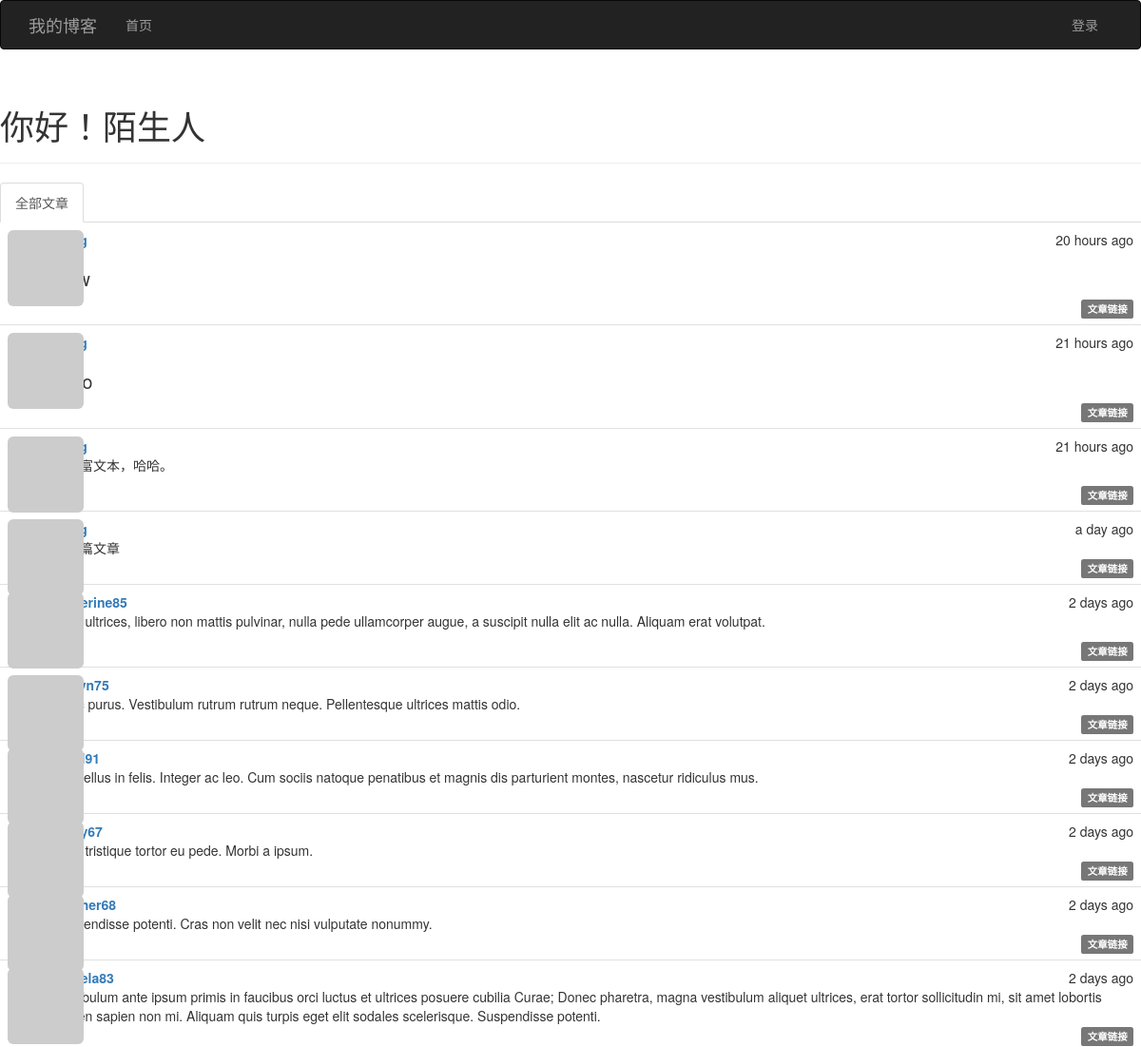
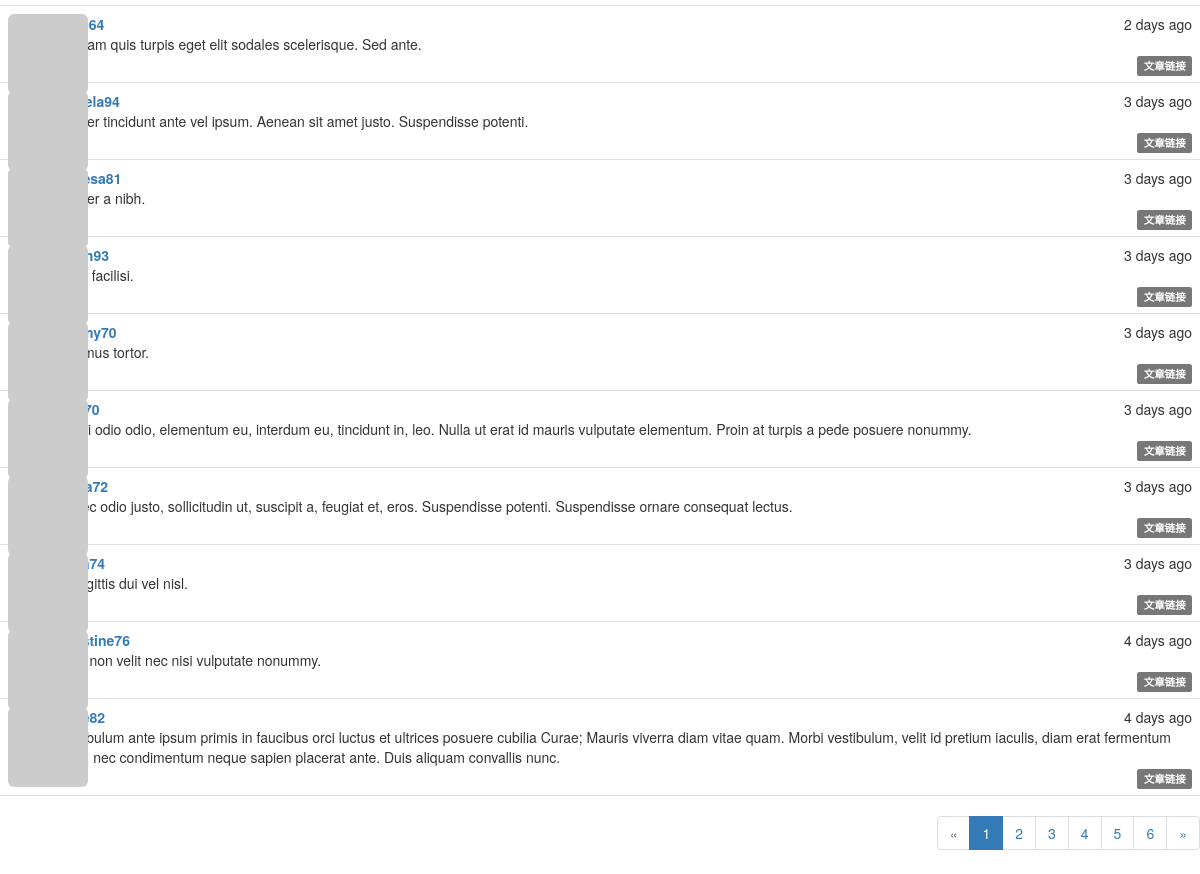
The page / on the database its author committed (2 pictures, top to bottom).
### app/models.py (models this page shows, shortened)
class Post(db.Model):
    __tablename__ = 'posts'
    id = db.Column(db.Integer, primary_key=True)
    body = db.Column(db.Text)
    body_html = db.Column(db.Text)
    timestamp = db.Column(db.DateTime, index=True, default=datetime.utcnow)
    author_id = db.Column(db.Integer, db.ForeignKey('users.id'))

class User(UserMixin,db.Model):
    __tablename__='users'
    id = db.Column(db.Integer, primary_key=True)
    email = db.Column(db.String(64), unique=True, index=True)
    username = db.Column(db.String(64), unique=True, index=True)
    password_hash = db.Column(db.String(128))
    confirmed = db.Column(db.Boolean, default=False)
    role_id = db.Column(db.Integer, db.ForeignKey('roles.id'))
    name = db.Column(db.String(64))
    location = db.Column(db.String(64))
    about_me = db.Column(db.Text())
    member_since = db.Column(db.DateTime(), default=datetime.utcnow)
    last_seen = db.Column(db.DateTime(), default=datetime.utcnow)
    avatar_hash = db.Column(db.String(32))
    posts = db.relationship('Post', backref='author', lazy='dynamic')
    followed = db.relationship('Follow',
                               foreign_keys=[Follow.follower_id],
                               backref=db.backref('follower', lazy='joined'),
                               lazy='dynamic',
                               cascade='all, delete-orphan')
    followers = db.relationship('Follow',
                               foreign_keys=[Follow.followed_id],
                               backref=db.backref('followed', lazy='joined'),
                                lazy='dynamic',
                               cascade='all, delete-orphan')
    @property
    def password(self):
        raise AttributeError('password is not a readable attribute')
    def gravatar(self, size=100, default='identicon', rating='g'):
        if request.is_secure:
            url = 'http://secure.gravatar.com/avatar'
        else:
            url = 'http://www.gravatar.com/avatar'
        hash = self.avatar_hash or hashlib.md5(
            self.email.encode('utf-8')).hexdigest()
        return '{url}/{hash}?s={size}&d={default}&r={rating}'.format(
            url=url, hash=hash, size=size, default=default, rating=rating)

### app/main/views.py (the view)
@main.route('/', methods=['GET', 'POST'])
def index():
    form = PostForm()
    if current_user.can(Permission.WRITE_ARTICLES) and form.validate_on_submit():
        post = Post(body=form.body.data,
                    author=current_user._get_current_object())
        db.session.add(post)
        return redirect(url_for('.index'))
    page = request.args.get('page', 1, type=int)
    show_followed = False
    if current_user.is_authenticated:
        show_followed = bool(request.cookies.get('show_followed', ''))
    if show_followed:
        query = current_user.followed_posts
    else:
        query = Post.query
    pagination = query.order_by(Post.timestamp.desc()).paginate(
        page, per_page=current_app.config['MYBLOG_POSTS_PER_PAGE'],
        error_out=False)
    posts = pagination.items
    return render_template('index.html', form=form, posts=posts,
                           show_followed=show_followed, pagination=pagination)

### app/auth/views.py (called while the page is built)
@auth.before_app_request
def before_request():
    if current_user.is_authenticated:
        current_user.ping()
        if not current_user.confirmed \
            and request.endpoint \
            and request.endpoint[:5] != 'auth.' \
            and request.endpoint != 'static':
            return redirect(url_for('auth.unconfirmed'))

### app/main/__init__.py (called while the page is built)
@main.app_context_processor
def inject_permissions():
    return dict(Permission=Permission)

### app/models.py (called while the page is built)
    def can(self, permissions):
        return False

    def is_administrator(self):
        return False

### app/templates/index.html (shortened to what this page needs)
{% extends "base.html" %}
{% import "bootstrap/wtf.html" as wtf %}
{% import "_macros.html" as macros %}
{% block page_content %}
<div class="page-header">
    <h1>你好！{% if current_user.is_authenticated %}{{ current_user.username }}{% else %}陌生人{% endif %}</h1>
</div>
<div class="post-tabs">
    <ul class="nav nav-tabs">
        <li {% if not show_followed %} class="active" {% endif %}><a href="{{ url_for('.show_all') }}">全部文章</a> </li>
    </ul>
    {% include '_posts.html' %}
</div>
{% if pagination %}
<div class="pagination">
    {{ macros.pagination_widget(pagination, '.index') }}
</div>
{% endif %}
{% endblock %}

### app/templates/_posts.html (shortened to what this page needs)
<ul class="posts">
    {% for post in posts %}
    <li class="post">
        <div class="profile-thumbnail">
            <a href="{{ url_for('.user', username=post.author.username) }}">
                <img class="img-rounded profile-thumbnail" src="{{ post.author.gravatar(size=40) }}">
            </a>
        </div>
        <div class="post-content">
            <div class="post-date">{{ moment(post.timestamp).fromNow() }}</div>
            <div class="post-author">
                <a href="{{ url_for('.user', username=post.author.username) }}">
                    {{ post.author.username }}
                </a>
            </div>
            <div class="post-body">
                {% if post.body_html %}
                {{ post.body_html | safe }}
                {% else %}
                {{ post.body }}
                {% endif %}
            </div>
            <div class="post-footer">
                <a href="{{ url_for('.post', id=post.id) }}">
                    <span class="label label-default">文章链接</span>
                </a>
            </div>
        </div>
    </li>
    {% endfor %}
</ul>

### app/static/styles.css (style rules this page uses)
.profile-thumbnail { position: absolute; }
div.post-tabs { margin-top: 16px; }
ul.posts { list-style-type: none; padding: 0px; margin: 16px 0px 0px 0px; border-top: 1px solid #e0e0e0; }
div.post-tabs ul.posts { margin: 0px; border-top: none; }
ul.posts li.post { padding: 8px; border-bottom: 1px solid #e0e0e0; }
div.post-date { float: right; }
div.post-author { font-weight: bold; }
div.post-content { margin-left: 48px; min-height: 48px; }
div.post-footer { text-align: right; }
div.pagination { width: 100%; text-align: right; padding: 0px; margin: 0px; }
.post-body h1 { font-size: 140%; }

### rows shown on the page
Post: timestamp "20 hours ago"
Post: timestamp "21 hours ago"
Post: timestamp "21 hours ago", body_html "添加富文本，哈哈。"
Post: timestamp "a day ago", body "第一篇文章"
Post: timestamp "2 days ago", author.username "catherine85", body_html "Nam ultrices, libero non mattis pulvinar, nulla pede ullamcorper augue, a suscipit nulla elit ac nulla. Aliquam erat volutpat."
Post: timestamp "2 days ago", body "Nunc purus. Vestibulum rutrum rutrum neque. Pellentesque ultrices mattis odio."
Post: timestamp "2 days ago", body "Phasellus in felis. Integer ac leo. Cum sociis natoque penatibus et magnis dis parturient montes, nascetur ridiculus mus."
Post: timestamp "2 days ago", body "Nam tristique tortor eu pede. Morbi a ipsum."
Post: timestamp "2 days ago", author.username "heather68", body "Suspendisse potenti. Cras non velit nec nisi vulputate nonummy."
Post: timestamp "2 days ago", body "Vestibulum ante ipsum primis in faucibus orci luctus et ultrices posuere cubilia Curae; Donec pharetra, magna vestibulum aliquet ultrices, erat tortor sollicitudin mi, sit amet lobortis sapien sapien non mi. Aliquam quis turpis eget elit sodales scelerisque. Suspendisse potenti."
Post: timestamp "2 days ago", body "Aliquam quis turpis eget elit sodales scelerisque. Sed ante."
Post: timestamp "3 days ago", body "Integer tincidunt ante vel ipsum. Aenean sit amet justo. Suspendisse potenti."
Post: timestamp "3 days ago", author.username "theresa81", body "Integer a nibh."
Post: timestamp "3 days ago", body "Nulla facilisi."
Post: timestamp "3 days ago", body "Vivamus tortor."
Post: timestamp "3 days ago", body "Morbi odio odio, elementum eu, interdum eu, tincidunt in, leo. Nulla ut erat id mauris vulputate elementum. Proin at turpis a pede posuere nonummy."
Post: timestamp "3 days ago", body "Donec odio justo, sollicitudin ut, suscipit a, feugiat et, eros. Suspendisse potenti. Suspendisse ornare consequat lectus."
Post: timestamp "3 days ago", body "In sagittis dui vel nisl."
Post: timestamp "4 days ago", author.username "christine76", body "Cras non velit nec nisi vulputate nonummy."
Post: timestamp "4 days ago", body "Vestibulum ante ipsum primis in faucibus orci luctus et ultrices posuere cubilia Curae; Mauris viverra diam vitae quam. Morbi vestibulum, velit id pretium iaculis, diam erat fermentum justo, nec condimentum neque sapien placerat ante. Duis aliquam convallis nunc."

### other values the page prints
{{ p }} "1"
{{ p }} "2" "3" "4" "5" "6"
